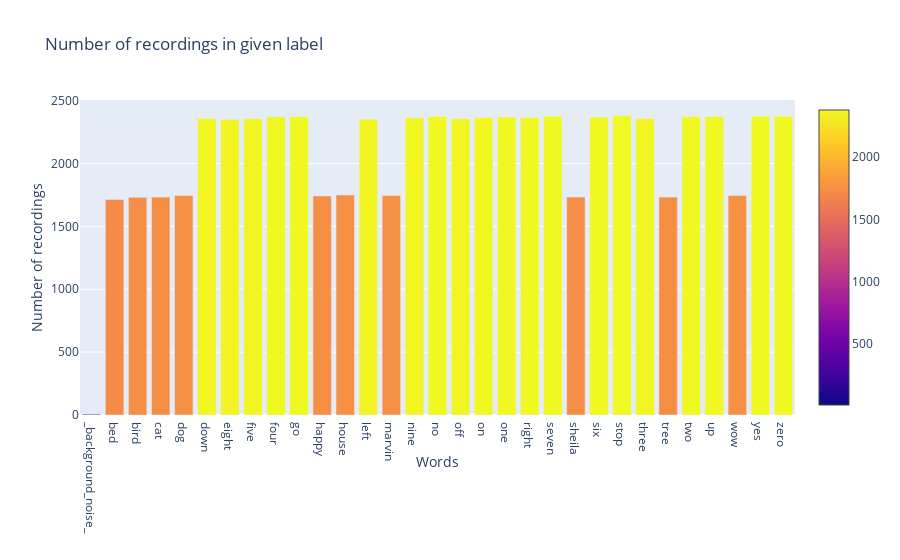

The cell this chart's notebook holds for it:
### Code cell
filename = '/yes/0a7c2a8d_nohash_0.wav'
eda = EDA(train_audio_path)
eda.plot_histogram()

### Figure 1 — Plotly figure (JSON) as saved in the notebook; plotly's stock layout.template omitted (floating-point values rounded to 4 significant figures)
{"data": [{"marker": {"color": [6, 1713, 1731, 1733, 1746, 2359, 2352, 2357, 2372, 2372, 1742, 1750, 2353, 1746, 2364, 2375, 2357, 2367, 2370, 2367, 2377, 1734, 2369, 2380, 2356, 1733, 2373, 2375, 1745, 2377, 2376], "showscale": true}, "type": "bar", "x": ["_background_noise_", "bed", "bird", "cat", "dog", "down", "eight", "five", "four", "go", "happy", "house", "left", "marvin", "nine", "no", "off", "on", "one", "right", "seven", "sheila", "six", "stop", "three", "tree", "two", "up", "wow", "yes", "zero"], "y": [6, 1713, 1731, 1733, 1746, 2359, 2352, 2357, 2372, 2372, 1742, 1750, 2353, 1746, 2364, 2375, 2357, 2367, 2370, 2367, 2377, 1734, 2369, 2380, 2356, 1733, 2373, 2375, 1745, 2377, 2376]}], "layout": {"title": {"text": "Number of recordings in given label"}, "xaxis": {"title": {"text": "Words"}}, "yaxis": {"title": {"text": "Number of recordings"}}}}
